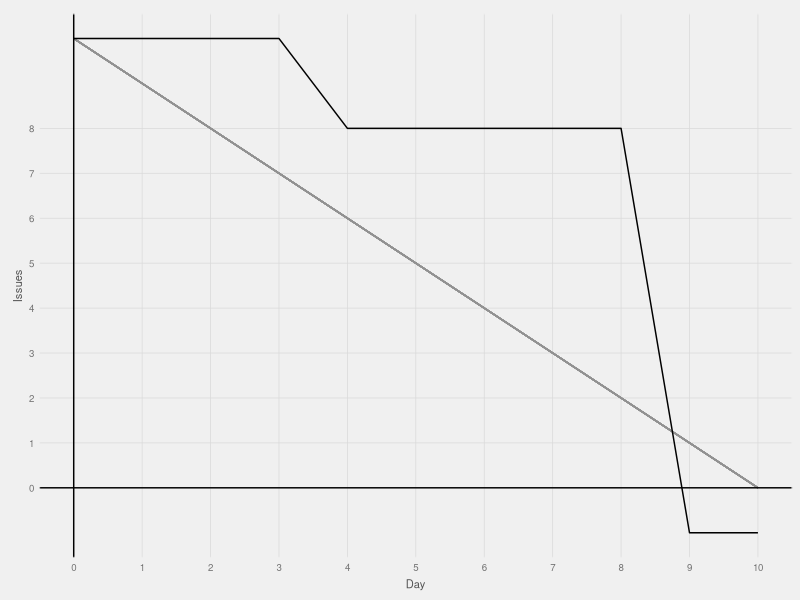

Reproduce this figure in R.
library(ggplot2); library(scales); library(RColorBrewer);

# fte_theme taken from http://minimaxir.com/2015/02/ggplot-tutorial/
fte_theme <- function() {

    # Generate the colors for the chart procedurally with RColorBrewer
    palette <- brewer.pal("Greys", n=9)
    color.background = palette[2]
    color.grid.major = palette[3]
    color.axis.text = palette[6]
    color.axis.title = palette[7]
    color.title = palette[9]

    # Begin construction of chart
    theme_bw(base_size=9) +

        # Set the entire chart region to a light gray color
        theme(panel.background=element_rect(fill=color.background, color=color.background)) +
        theme(plot.background=element_rect(fill=color.background, color=color.background)) +
        theme(panel.border=element_rect(color=color.background)) +

        # Format the grid
        theme(panel.grid.major=element_line(color=color.grid.major,size=.25)) +
        theme(panel.grid.minor=element_blank()) +
        theme(axis.ticks=element_blank()) +

        # Format the legend, but hide by default
        theme(legend.position="none") +
        theme(legend.background = element_rect(fill=color.background)) +
        theme(legend.text = element_text(size=7,color=color.axis.title)) +

        # Set title and axis labels, and format these and tick marks
        theme(plot.title=element_text(color=color.title, size=10, vjust=1.25)) +
        theme(axis.text.x=element_text(size=7,color=color.axis.text)) +
        theme(axis.text.y=element_text(size=7,color=color.axis.text)) +
        theme(axis.title.x=element_text(size=8,color=color.axis.title, vjust=0)) +
        theme(axis.title.y=element_text(size=8,color=color.axis.title, vjust=1.25)) +

        # Plot margins
        theme(plot.margin = unit(c(0.35, 0.2, 0.3, 0.35), "cm"))
}

data <- read.csv("data.csv")
max_issue <- max(data[[1]])
max_day <- max(data[[2]])

ggplot(data, aes(Day, Issues)) +
geom_segment(aes(x=0, y=max_issue, xend=max_day, yend=0), color="#919191") +
geom_line() +
geom_hline(aes(yintercept=0)) +
geom_vline(aes(xintercept=0)) +
scale_x_continuous(breaks=seq(0, 10, by=1)) +
scale_y_continuous(breaks=seq(0, 8, by=1), labels=comma) +
fte_theme()
